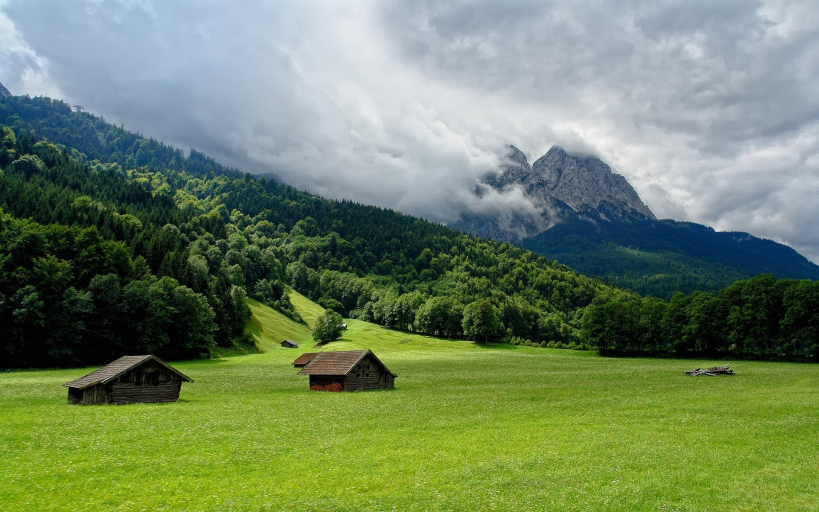
%> input picture ImageSegmentation/manzara.jpeg, 1638 x 1024 px (shown at 1/2 size)
$ octave ImageSegmentation.m   (GNU Octave 9; MATLAB toolbox functions it lacks are replaced by stand-ins)
%> lines starting %> are read from the running program, lines starting %| are printed output that depends on the picture; in (x1, y1, x2, y2) boxes, pixels count from 0 and x2, y2 are one past the last pixel; in counts of white or black regions, pixels touching at a corner belong together; the program's own positions count from 1
%%%%%%%%%%%%%%%%%%%%%%%%%%%%%%%%%%%%%%%%%%%%%%%%%%%%%%%%%%%%%%%%%%%%%%%%%%%
%                          Muhammed Enes Yılmaz                           %
%%%%%%%%%%%%%%%%%%%%%%%%%%%%%%%%%%%%%%%%%%%%%%%%%%%%%%%%%%%%%%%%%%%%%%%%%%%
close all
clear
clc

img1 = imread('manzara.jpeg');
%> img1 is the input picture: size 1024x1638x3 uint8; mean R, G, B 110.3, 130.7, 97.8
img2 = imread('at.jpeg');
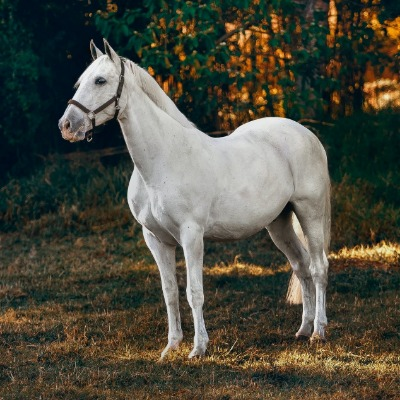
%> input picture ImageSegmentation/at.jpeg, 400 x 400 px
%> img2 is the input picture: size 400x400x3 uint8; mean R, G, B 76.4, 75.6, 63.1
img3 = imread('baykus.jpeg');
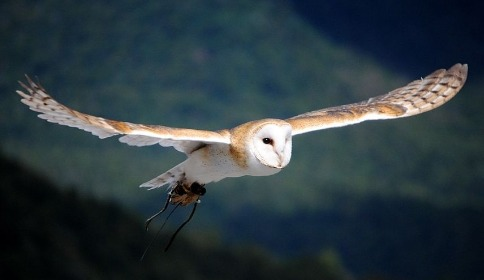
%> input picture ImageSegmentation/baykus.jpeg, 484 x 280 px
%> img3 is the input picture: size 280x484x3 uint8; mean R, G, B 44.5, 58, 64.1
img4 = imread('kurt.jpeg');
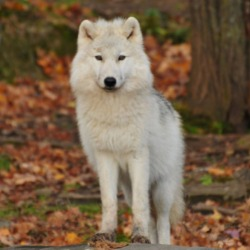
%> input picture ImageSegmentation/kurt.jpeg, 250 x 250 px
%> img4 is the input picture: size 250x250x3 uint8; mean R, G, B 120.4, 97.4, 74.1

% The purpose of segmentation is to simplify and/or transform the representation of
% an image into something more meaningful and easier to analyze. Image segmentation
% is often used to find objects and boundaries (lines, curves, etc.) in images.
% In general, segmentation algorithms for grayscale images are designed based on
% one of two basic properties of gray level values. These features are related to
% discontinuity and similarity in gray level values in the image.

% we plot the images, we read
figure
imshow(img1,[])
title('\fontsize{16} Background Image')
figure
imshow(img2,[])
title('\fontsize{16} Image With The Horse In It')
figure
imshow(img3,[])
title('\fontsize{16} Image With an Owl Inside')
figure
imshow(img4,[])
title('\fontsize{16} Image With The Wolf In It')

% Edge detection is one of the fundamental issues in image processing.
% The edge in an image corresponds to a significant change in the physical
% appearance of an image, such as illumination or surface reflections, which
% manifests itself in brightness, color, and texture.

% Active contour is one of the segmentation techniques that uses energy
% constraints and forces in the image to separate the region of interest from
% the image. This method defines a separate boundary or curvature for
% the regions of the target object to be used in segmentation. Contours are
% boundaries designed for desired relevant areas in an image and are the sum of
% the points that have undergone the interpolation process. The interpolation
% operation can be linear, curved, and polynomial, which defines the curve
% in the image. Different active contour models are applied in image processing.
% These define the smooth shape for the image and create a closed border for
% the region. The curvature of the contour models is determined using various
% algorithms using external and internal forces applied. External energy is
% defined as the combination of internal energy used to control the formal
% changes of the borders surrounding the image and image-induced forces
% used to control the position of the borders on the image. The desired
% contour is achieved by using the minimum of functional energy.

% We create a mask in the frame we have determined;
mask1 = zeros(size(img2,1), size(img2,2));
mask1(120:end-150,75:end-85) = 1; % we give the values according to our image
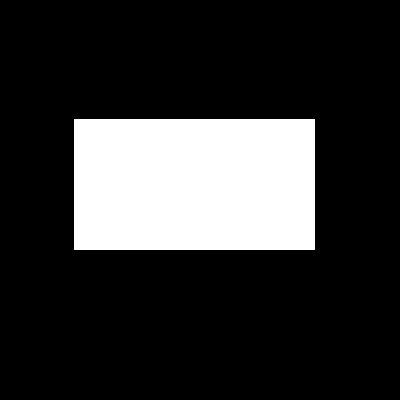
%> mask1: size 400x400 double; values 0 (black) and 1 (white), 19.7% white; 1 white region, box (x1, y1, x2, y2) and area: (74, 119, 315, 250) 31571
% BW = activecontour(A,mask,n) segments the image, enhancing the contour for a maximum of n iterations.
%> (the run ends here)
